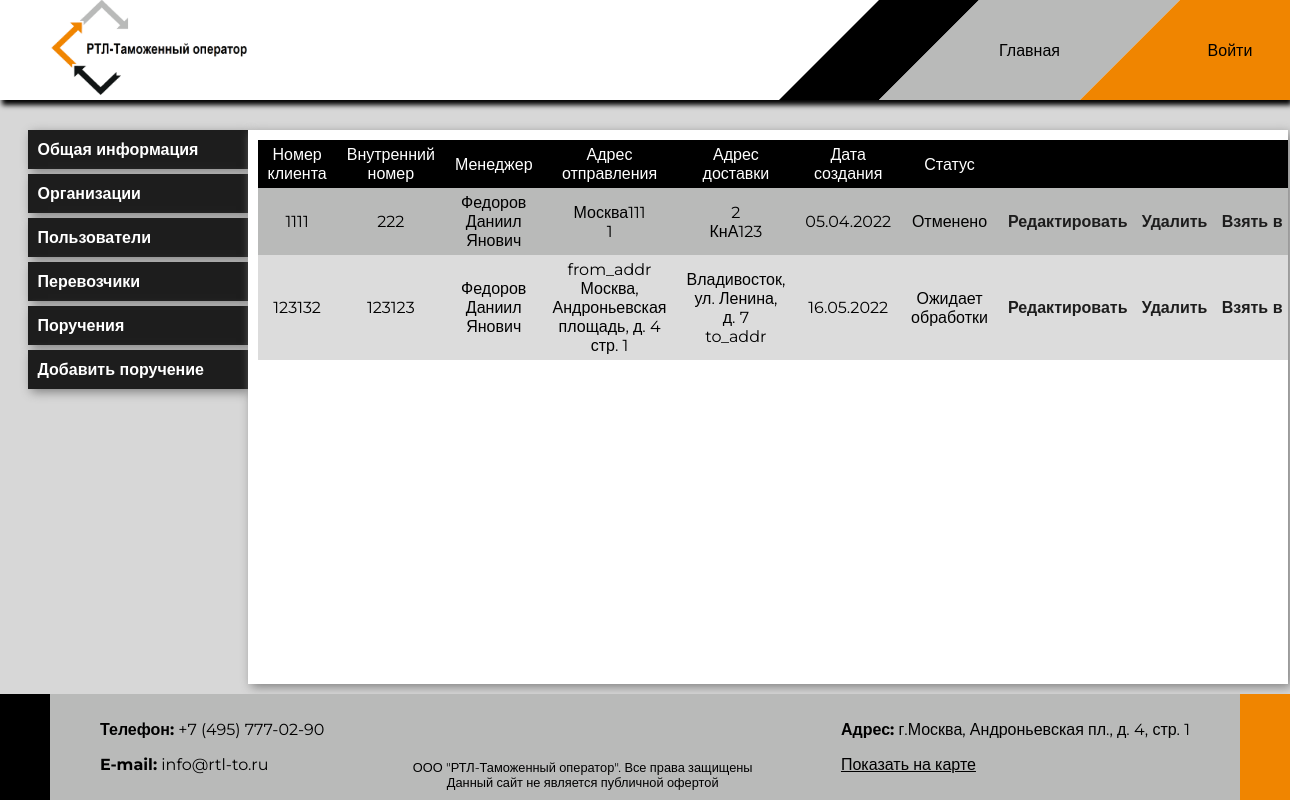
Screenshot of /management/orders/ with the database file from the repository.
### orders/models.py (models this page shows, shortened)
class Order(models.Model):
    TYPES = [
        ('international', 'Международная'),
        ('internal', 'Внутрироссийская'),
    ]
    STATUSES = [
        ('new', 'Ожидает обработки'),
        ('bargain', 'Согласование ставок'),
        ('pending', 'Обрабатывается перевозчиком'),
        ('in_progress', 'В пути'),
        ('completed', 'Выполнено'),
        ('rejected', 'Отменено')
    ]
    id = models.UUIDField(primary_key=True, default=uuid.uuid4, editable=False)
    client_number = models.CharField(max_length=50, blank=True, null=False, verbose_name='Номер заказчика')
    inner_number = models.CharField(max_length=50, blank=True, null=False, verbose_name='Внутренний номер')
    creation_date = models.DateField(auto_now_add=True)
    last_update = models.DateTimeField(auto_now=True)
    manager = models.ForeignKey(User, null=True, blank=True, on_delete=models.CASCADE,
                                verbose_name='Менеджер', related_name='my_orders_manager')
    client = models.ForeignKey(Client, null=True, blank=True, on_delete=models.CASCADE, verbose_name='Заказчик', related_name='orders')
    contract = models.CharField(max_length=255, verbose_name='Договор', blank=True, null=True)
    client_employee = models.ForeignKey(User, null=True, blank=True, on_delete=models.CASCADE,
                                        verbose_name='Сотрудник заказчика', related_name='my_orders_client')
    type = models.CharField(choices=TYPES, max_length=50, db_index=True, default='internal',
                            verbose_name='Вид поручения')
    status = models.CharField(choices=STATUSES, max_length=50, default=STATUSES[0][0], db_index=True,
                              verbose_name='Статус поручения')
    price = models.CharField(max_length=255, verbose_name='Ставка', blank=True, null=True)
    price_carrier = models.CharField(max_length=255, verbose_name='Закупочная цена поручения', blank=True, null=True)
    from_addr_forlist = models.CharField(max_length=255, verbose_name='Адрес забора груза', editable=False)
    to_addr_forlist = models.CharField(max_length=255, verbose_name='Адрес доставки', editable=False)
    comment = models.TextField(verbose_name='Примечания', null=True, blank=True)
    weight = models.FloatField(verbose_name='Вес брутто', default=0)
    quantity = models.IntegerField(verbose_name='Количество мест', default=0)
    from_date_plan = models.DateField(verbose_name='Плановая дата забора груза', blank=True, null=True)
    from_date_fact = models.DateField(verbose_name='Фактическая дата забора груза', blank=True, null=True)
    to_date_plan = models.DateField(verbose_name='Плановая дата доставки', blank=True, null=True)
    to_date_fact = models.DateField(verbose_name='Фактическая дата доставки', blank=True, null=True)
    class Meta:
        verbose_name = 'поручение'
        verbose_name_plural = 'поручения'
        permissions = [
            ('view_all_orders', 'Can view all orders')
        ]

### app_auth/models.py (models this page shows)
class User(AbstractUser):
    id = models.UUIDField(primary_key=True, default=uuid.uuid4, editable=False)
    last_name = models.CharField(max_length=255, blank=False, null=False, verbose_name=_('фамилия'))
    first_name = models.CharField(max_length=255, blank=False, null=False, verbose_name=_('имя'))
    second_name = models.CharField(max_length=255, blank=True, null=True, verbose_name=_('отчество'))
    email = models.EmailField(blank=False, null=False, verbose_name=_('email'), unique=True)
    client = models.ForeignKey(Client, on_delete=models.CASCADE, verbose_name=_('организация'), related_name='users',
                               null=True, blank=True)
    def __str__(self):
        if not self.second_name:
            return f'{self.first_name} {self.last_name}'
        else:
            return f'{self.last_name} {self.first_name} {self.second_name}'
    class Meta:
        verbose_name = _('user')
        verbose_name_plural = _('users')
        permissions = [
            ('view_all_users', 'Can view all users')
        ]

### management/views.py (the view)
# urls.py: path('orders/', OrderListView.as_view(), name='orders_list'),
class OrderListView(ListView):
    permission_required = 'orders.view_all_orders'
    login_url = 'login'
    model = Order
    template_name = 'management/order_list.html'

### management/templates/management/order_list.html
{% extends 'management/main_menu.html' %}
{% block 'inner_content' %}
{% load menu_tags %}
<table class="list_view_table">
    <thead>
        <tr>
            <td>Номер клиента</td>
            <td>Внутренний номер</td>
            <td>Менеджер</td>
            <td>Адрес отправления</td>
            <td>Адрес доставки</td>
            <td>Дата создания</td>
            <td>Статус</td>
            <td></td>
        </tr>
    </thead>
    <tbody>
        {% for order in object_list %}
        <tr onclick="document.location = '{% url 'order_detail' pk=order.id %}';">
            <td>{% if order.client_number %}{{ order.client_number }}{% else %}-{% endif %}</td>
            <td>{% if order.inner_number %}{{ order.inner_number }}{% else %}-{% endif %}</td>
            <td>{% if order.manager %}{{ order.manager }}{% else %}-{% endif %}</td>
            <td>{{ order.from_addr_forlist|safe }}</td>
            <td>{{ order.to_addr_forlist|safe }}</td>
            <td>{{ order.creation_date|date:"d.m.Y" }}</td>
            <td>{{ order.get_status_display }}</td>
            <td style="white-space: nowrap">
                <a class="table_link" href="{% url 'order_edit' pk=order.id %}?next={{ request.path }}">Редактировать</a>
                <a class="table_link" href="{% url 'order_delete' pk=order.id %} ">Удалить</a>
                {% if order.manager != request.user %}<a class="table_link" href="{% url 'manager_get' pk=order.pk %}?next={{ request.path }}">Взять в работу</a>{% endif %}
            </td>
        </tr>
        {% endfor %}
    </tbody>
</table>
{% endblock %}

### static/css/base.css (style rules this page uses)
html, body { height: 100%; margin: 0; max-width: 1920px; min-width: 1280px; font-family: Montserrat, sans-serif; }
body { display: flex; flex-direction: column; }
#all_content a { text-decoration: none; font-weight: bold; margin-right: 10px; color: #f08500; }
table.list_view_table { max-width: 90%; border-spacing: 0; margin-bottom: 15px; }
table.list_view_table thead { background: black; color: white; }
table.list_view_table tbody tr { cursor: pointer; }
table.list_view_table tr>td { padding: 5px; }
table.list_view_table tbody tr:nth-child(2n+1) { background-color: #b9bab9; }
table.list_view_table tbody tr:nth-child(2n) { background-color: rgba(185,186,185,0.5); }
a.table_link { color: #1d1d1d !important; }
.horizontal_tables_list td, .horizontal_tables_list td, { padding: 0 !important; padding-bottom: 10px !important; }
table.list_view_table tr>td, table.expandable_list_view_table tr>td { padding: 5px 10px; text-align: center !important; }

### rows the page displays
Order: client_number "1111", inner_number "222", manager "Федоров Даниил Янович", from_addr_forlist "Москва111 1", to_addr_forlist "2 КнА123", creation_date "05.04.2022", status "Отменено"
Order: client_number "123132", inner_number "123123", manager "Федоров Даниил Янович", from_addr_forlist "from_addr Москва, Андроньевская площадь, д. 4 стр. 1", to_addr_forlist "Владивосток, ул. Ленина, д. 7 to_addr", creation_date "16.05.2022", status "Ожидает обработки"
